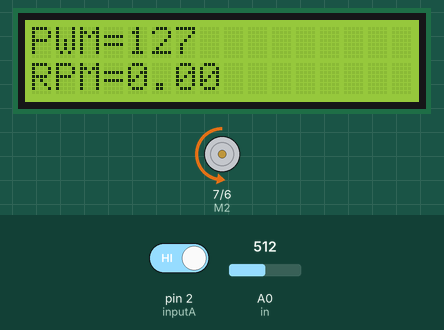
This sketch was run on a simulated Arduino Uno, built with avr-gcc and run on an emulated ATmega328P. Shown: 16×2 character LCD, direction and speed pins drawn as motors (green arrow = direction pin HIGH = forward, orange = LOW = backward, longer = more drive). The inputs (shaded band) are chosen by the test bench; at power-on: A0 (in) = 512, pin 2 (inputA) HIGH.

Above: at 1.2 s.
1.3 s: A0 (in) set to 710
At 2.9 s:
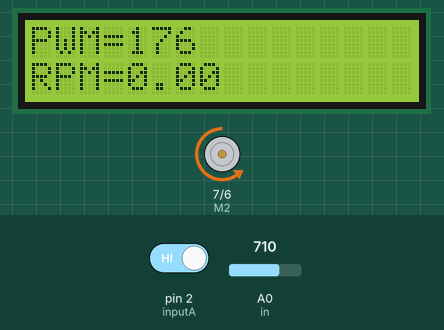
3.2 s: A0 (in) set to 900
At 3.9 s:
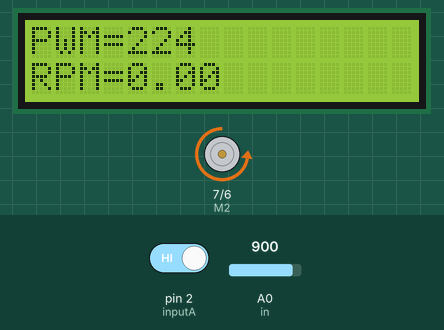
4.8 s: A0 (in) set to 122
At 6.0 s:
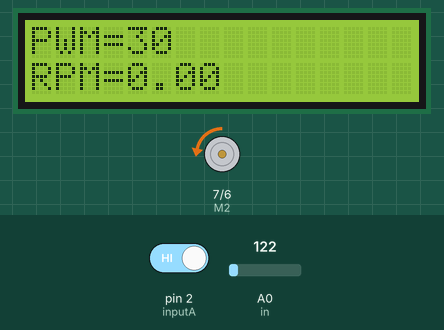
6.5 s: A0 (in) set to 0
At 7.9 s:
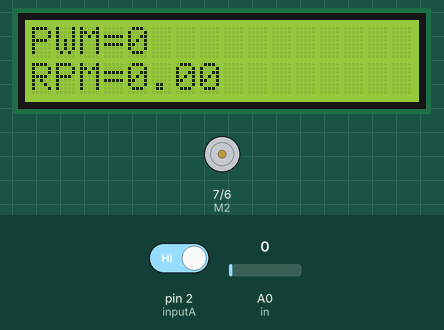
8.2 s: pin 2 (inputA) driven LOW
At 8.9 s:
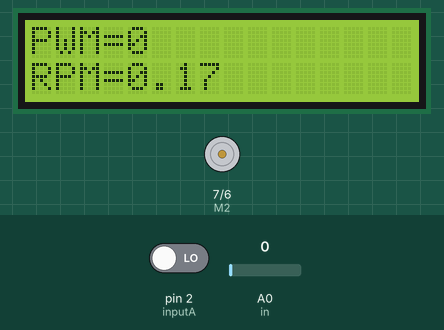
Timing chart, 0 to 11.2 s (numbered marks = the images above; inputs shaded):
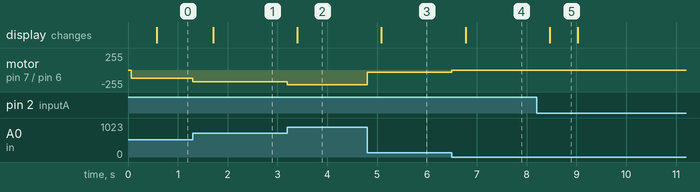

Measured:
- after the input at 1.3 s, motor on pin 7 (M2) / pin 6 (E2): backward 127/255 → backward 176/255 at once; the display: changes after 0.41 s (image 1)
- after the input at 3.2 s, motor on pin 7 (M2) / pin 6 (E2): backward 176/255 → backward 224/255 at once; the display: changes after 0.20 s (image 2)
- after the input at 4.8 s, motor on pin 7 (M2) / pin 6 (E2): backward 224/255 → backward 30/255 at once; the display: changes after 0.29 s (image 3)
- after the input at 6.5 s, motor on pin 7 (M2) / pin 6 (E2): backward 30/255 → stopped at once; the display: changes after 0.27 s (image 4)
- after the input at 8.2 s, the display: changes after 0.26 s (image 5)
- what the display in image 5 shows lasts 0.5 s, from 8.5 s to 9.0 s

The sketch:

ME_362_Lab_LCD.ino
```cpp
/***  ME 362 Hydrodynamics Lab (with LCD screen) ***

  - Reads and maps a potentiometer to control PWM and speed
    of the motor.
  - Calculates RPM by counting the number of pulses from the motor encoder in
    durations of 50ms, then prints the average RPM over 10 readings on the LCD.

  The circuit:
  - Motor M2 and M1 connect to +- terminal on motor controller, respectively.
  - VCC and GND on motor encoder connect to 5V and GND on Arduino.
  - C2 on encoder connects to digital pin 2 on Arduino.
  - E2 and M2 on motor controller connect to digital pins 6 and 7.
  - VD and VS both connect to positive power supply, sharing the same GND
  - 10k pot. to A0
  - LCD screen: rs = 8, en = 9, d4 = 10, d5 = 11, d6 = 12, d7 = 13;

 Henry Wu
 Feb 22, 2019
*/

#include <LiquidCrystal.h>

#define inputA 2                      //hall sensor
#define M2 7                          //motor dir. control
#define E2 6                          //motor pwm control
#define in A0

int pwm;

int analogIn;

unsigned short pulseCount;   //14 per small shaft rev., 700 per main shaft rev.

bool nowState;                        //current state of hall sensor
bool lastState;                       //stores last hall sensor state to detect change

unsigned long timeA;                  //first point in time to calculate rpm
byte sampleDuration = 50;             //time between two smaple points (ms)
short tempPulseCount;                 //number of pulse during the period
float rpm;

float averageSum;                     //take average to smooth out data
byte averageCount;                    //count if 10 readings have been read
float averageRpm;

const int rs = 8, en = 9, d4 = 10, d5 = 11, d6 = 12, d7 = 13;
LiquidCrystal lcd(rs, en, d4, d5, d6, d7);

void setup() {
  Serial.begin(9600);
  lcd.begin(16, 2);

  pinMode(inputA, INPUT);
  pinMode(in, INPUT);
  pinMode(M2, OUTPUT);
  digitalWrite(M2, LOW);

  pulseCount = 0;
  averageCount = 1;

  lastState = digitalRead(inputA);                        //read current state of hall sensor
}

void loop() {
  //SET MOTOR SPEED

  /*
  if(Serial.available() > 0){                             //get input for pwm
    pwm = Serial.parseInt();
    analogWrite(E2, pwm);
  }
  */

  analogIn = analogRead(in);
  pwm = map(analogIn, 0, 1023, 0, 255);
  analogWrite(E2, pwm);


  // READ HALL PULSES
  nowState = digitalRead(inputA);                         //get current state

  if (nowState != lastState)                              //if current and last state is different, a change is registered
    pulseCount++;

  if (pulseCount > 700)                                   //700 pulses are counted, one main shaft rotation++
    pulseCount = 0;                                       //reset pulse count

  // RPM CALC
  if (millis() > timeA + sampleDuration) {                      //second point in time is reached
    tempPulseCount = pulseCount - tempPulseCount;               //how many pulses in interval

    if (tempPulseCount >= 0)                                    //filters out bad readings after resetting at 700
      rpm = (tempPulseCount / (float)sampleDuration) * 85.714;

    // RESET TIME AND PULSE COUNT
    timeA = millis();
    tempPulseCount = pulseCount;

    // AVERAGE RPM CALC
    if (averageCount <= 10) {
      averageSum = averageSum + rpm;
      averageCount++;
    }
    else {
      lcd.clear();

     //Serial.print("\nPWM: ");
     //Serial.println(pwm);

      lcd.home();
      lcd.print("PWM=");
      lcd.print(pwm);

      averageRpm = averageSum / 10;

      //Serial.print("RPM: ");
      //Serial.println(averageRpm);

      lcd.setCursor(0, 1);
      lcd.print("RPM=");
      lcd.print(averageRpm);

      averageSum = 0;
      averageCount = 1;
    }
  }
  lastState = nowState;   // current state is now last state
}
```
